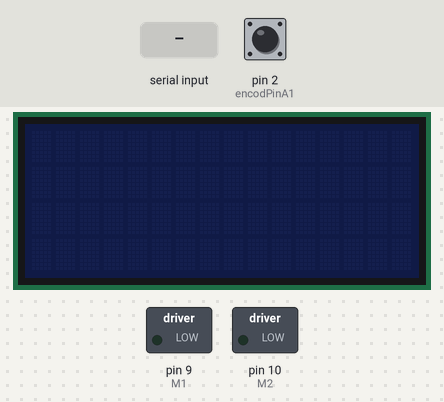
A sketch run on a simulated Arduino Uno, built with avr-gcc and run on an emulated ATmega328P. Parts: 16×4 character LCD, switched loads named in the sketch (green lamp = pin HIGH). Inputs (shaded band) come from the test bench; at power-on: pin 2 (encodPinA1) HIGH.

Above: at 1.2 s.
1.3 s: "90,45\n" received over Serial
At 1.6 s:
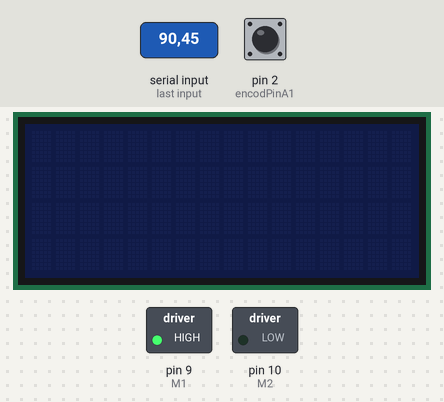
Timing chart, 0 to 4.3 s (numbered marks = the images above; inputs shaded):
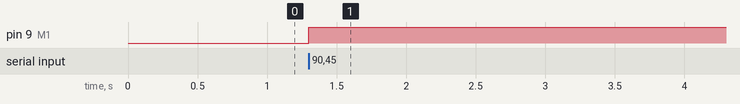

The sketch:

00_receiver.ino
```cpp
/*                Receiver
 For more details see: http://projectsfromtech.blogspot.com/
 */
#include <Wire.h>
#include <LiquidCrystal_I2C.h>
#include <PinChangeInt.h>
#define encodPinA1      2                       // Quadrature encoder A pin 2
#define encodPinB1      8                       // Quadrature encoder B pin 8 weil Interruptfaehig

#include <PID_v1.h>
#define M1              9                       // PWM outputs to L298N H-Bridge motor driver module
#define M2              10                      // PWM outputs to L298N H-Bridge motor driver module

double kp = 5 , ki = 0 , kd = 0.1;            // modify for optimal performance
double input = 0, output = 0, setpoint = 0;
volatile long encoderPos = 0;
PID myPID(&input, &output, &setpoint, kp, ki, kd, DIRECT);  // if motor will only run at full speed try 'REVERSE' instead of 'DIRECT'

int Differenz = 0;

LiquidCrystal_I2C lcd(0x20,16,4);

int Encoder_Master = 0;
int Encoder_Slave = 0;
char zeichenStart;

void setup()
{
    pinMode(encodPinA1, INPUT_PULLUP);                  // quadrature encoder input A
    pinMode(encodPinB1, INPUT_PULLUP);                  // quadrature encoder input B
    attachInterrupt(0, encoder, FALLING);               // update encoder position via Interrupt

    lcd.init();
    lcd.setCursor(0,0);

    TCCR1B = TCCR1B & 0b11111000 | 1;                   // set 31KHz PWM to prevent motor noise
    myPID.SetMode(AUTOMATIC);
    myPID.SetSampleTime(1);
    myPID.SetOutputLimits(-255, 255);

    Serial.begin(115200);  // war auf 9600 !!! transmitter hat aber 115200 baud !!!
    Serial.flush();
}

void loop()
{
  while (Differenz >=10)
  {
    setpoint = Encoder_Master;          // modify to fit motor and encoder characteristics, potmeter connected to A0
    input = encoderPos;              // data from encoder
    //Serial.println(encoderPos);         // monitor motor position
    myPID.Compute();                    // calculate new output
    pwmOut(output);
  }
    /*lcd.clear();

    lcd.setCursor(0,0);
    lcd.print("Master:");
    lcd.setCursor(8,0);
    lcd.print(Encoder_Master);

    lcd.setCursor(0,1);
    lcd.print("Slave:");
    lcd.setCursor(8,1);
    lcd.print(Encoder_Slave);

    //delay (50);*/


  if(Serial.available())  // wenn Daten empfangen
  {
    Encoder_Master = Serial.parseInt();
    Encoder_Slave = encoderPos;  // Encoder auslesen (Input ist als float definiert
  }

  Differenz = abs(Encoder_Master - Encoder_Slave);
}

void pwmOut(int out) {                                // to H-Bridge board
  if (out > 0) {
    analogWrite(M1, out);                             // drive motor CW
    analogWrite(M2, 0);
  }
  else {
    analogWrite(M1, 0);
    analogWrite(M2, abs(out));                        // drive motor CCW
  }
}

void encoder()  {                                     // pulse and direction, direct port reading to save cycles
  if (PINB & 0b00000001)    encoderPos++;             // if(digitalRead(encodPinB1)==HIGH)   count ++;
  else                      encoderPos--;             // if(digitalRead(encodPinB1)==LOW)   count --;
}
```

Measured:
- after the input at 1.3 s, pin 9 (M1): LOW → HIGH at once
